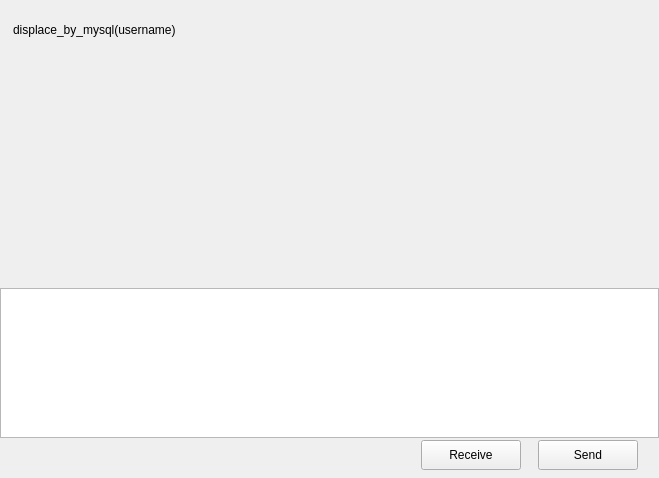
<?xml version="1.0" encoding="UTF-8"?>
<ui version="4.0">
 <class>ChatPage</class>
 <widget class="QWidget" name="ChatPage">
  <property name="geometry">
   <rect>
    <x>0</x>
    <y>0</y>
    <width>659</width>
    <height>478</height>
   </rect>
  </property>
  <property name="windowTitle">
   <string>Form</string>
  </property>
  <layout class="QHBoxLayout" name="horizontalLayout">
   <property name="spacing">
    <number>0</number>
   </property>
   <property name="leftMargin">
    <number>0</number>
   </property>
   <property name="topMargin">
    <number>0</number>
   </property>
   <property name="rightMargin">
    <number>0</number>
   </property>
   <property name="bottomMargin">
    <number>0</number>
   </property>
   <item>
    <widget class="QWidget" name="chat_data_wid" native="true">
     <layout class="QVBoxLayout" name="verticalLayout_4">
      <property name="spacing">
       <number>0</number>
      </property>
      <property name="leftMargin">
       <number>0</number>
      </property>
      <property name="topMargin">
       <number>0</number>
      </property>
      <property name="rightMargin">
       <number>0</number>
      </property>
      <property name="bottomMargin">
       <number>0</number>
      </property>
      <item>
       <widget class="QWidget" name="title_wid" native="true">
        <property name="minimumSize">
         <size>
          <width>0</width>
          <height>60</height>
         </size>
        </property>
        <property name="maximumSize">
         <size>
          <width>16777215</width>
          <height>60</height>
         </size>
        </property>
        <layout class="QVBoxLayout" name="verticalLayout_5">
         <property name="spacing">
          <number>7</number>
         </property>
         <property name="leftMargin">
          <number>11</number>
         </property>
         <property name="topMargin">
          <number>2</number>
         </property>
         <property name="rightMargin">
          <number>2</number>
         </property>
         <property name="bottomMargin">
          <number>2</number>
         </property>
         <item>
          <widget class="QWidget" name="widget_2" native="true">
           <layout class="QHBoxLayout" name="horizontalLayout_3">
            <property name="spacing">
             <number>7</number>
            </property>
            <property name="leftMargin">
             <number>2</number>
            </property>
            <property name="topMargin">
             <number>2</number>
            </property>
            <property name="rightMargin">
             <number>2</number>
            </property>
            <property name="bottomMargin">
             <number>2</number>
            </property>
            <item>
             <widget class="QLabel" name="title_lb">
              <property name="text">
               <string>displace_by_mysql(username)</string>
              </property>
             </widget>
            </item>
           </layout>
          </widget>
         </item>
        </layout>
       </widget>
      </item>
      <item>
       <widget class="ChatView" name="chat_data_list" native="true"/>
      </item>
      <item>
       <widget class="QWidget" name="tool_wid" native="true">
        <property name="minimumSize">
         <size>
          <width>0</width>
          <height>40</height>
         </size>
        </property>
        <property name="maximumSize">
         <size>
          <width>16777215</width>
          <height>40</height>
         </size>
        </property>
        <layout class="QHBoxLayout" name="horizontalLayout_4">
         <property name="spacing">
          <number>7</number>
         </property>
         <property name="leftMargin">
          <number>2</number>
         </property>
         <property name="topMargin">
          <number>2</number>
         </property>
         <property name="rightMargin">
          <number>2</number>
         </property>
         <property name="bottomMargin">
          <number>2</number>
         </property>
         <item>
          <spacer name="horizontalSpacer_2">
           <property name="orientation">
            <enum>Qt::Horizontal</enum>
           </property>
           <property name="sizeType">
            <enum>QSizePolicy::Fixed</enum>
           </property>
           <property name="sizeHint" stdset="0">
            <size>
             <width>5</width>
             <height>20</height>
            </size>
           </property>
          </spacer>
         </item>
         <item>
          <widget class="ClickedLabel" name="emo_lb">
           <property name="minimumSize">
            <size>
             <width>25</width>
             <height>25</height>
            </size>
           </property>
           <property name="maximumSize">
            <size>
             <width>25</width>
             <height>25</height>
            </size>
           </property>
           <property name="text">
            <string/>
           </property>
          </widget>
         </item>
         <item>
          <spacer name="horizontalSpacer_4">
           <property name="orientation">
            <enum>Qt::Horizontal</enum>
           </property>
           <property name="sizeType">
            <enum>QSizePolicy::Fixed</enum>
           </property>
           <property name="sizeHint" stdset="0">
            <size>
             <width>5</width>
             <height>20</height>
            </size>
           </property>
          </spacer>
         </item>
         <item>
          <widget class="ClickedLabel" name="file_lb">
           <property name="minimumSize">
            <size>
             <width>25</width>
             <height>25</height>
            </size>
           </property>
           <property name="maximumSize">
            <size>
             <width>25</width>
             <height>25</height>
            </size>
           </property>
           <property name="text">
            <string/>
           </property>
          </widget>
         </item>
         <item>
          <spacer name="horizontalSpacer_3">
           <property name="orientation">
            <enum>Qt::Horizontal</enum>
           </property>
           <property name="sizeHint" stdset="0">
            <size>
             <width>40</width>
             <height>20</height>
            </size>
           </property>
          </spacer>
         </item>
        </layout>
       </widget>
      </item>
      <item>
       <widget class="MessageTextEdit" name="chatEdit">
        <property name="minimumSize">
         <size>
          <width>0</width>
          <height>150</height>
         </size>
        </property>
        <property name="maximumSize">
         <size>
          <width>16777215</width>
          <height>150</height>
         </size>
        </property>
       </widget>
      </item>
      <item>
       <widget class="QWidget" name="send_wid" native="true">
        <property name="minimumSize">
         <size>
          <width>0</width>
          <height>40</height>
         </size>
        </property>
        <property name="maximumSize">
         <size>
          <width>16777215</width>
          <height>40</height>
         </size>
        </property>
        <layout class="QHBoxLayout" name="horizontalLayout_5">
         <property name="spacing">
          <number>7</number>
         </property>
         <property name="leftMargin">
          <number>11</number>
         </property>
         <property name="topMargin">
          <number>2</number>
         </property>
         <property name="rightMargin">
          <number>11</number>
         </property>
         <property name="bottomMargin">
          <number>10</number>
         </property>
         <item>
          <spacer name="horizontalSpacer_5">
           <property name="orientation">
            <enum>Qt::Horizontal</enum>
           </property>
           <property name="sizeHint" stdset="0">
            <size>
             <width>40</width>
             <height>20</height>
            </size>
           </property>
          </spacer>
         </item>
         <item>
          <widget class="ClickedBtn" name="receive_btn">
           <property name="minimumSize">
            <size>
             <width>100</width>
             <height>30</height>
            </size>
           </property>
           <property name="maximumSize">
            <size>
             <width>100</width>
             <height>30</height>
            </size>
           </property>
           <property name="text">
            <string>Receive</string>
           </property>
          </widget>
         </item>
         <item>
          <spacer name="horizontalSpacer_7">
           <property name="orientation">
            <enum>Qt::Horizontal</enum>
           </property>
           <property name="sizeType">
            <enum>QSizePolicy::Fixed</enum>
           </property>
           <property name="sizeHint" stdset="0">
            <size>
             <width>10</width>
             <height>20</height>
            </size>
           </property>
          </spacer>
         </item>
         <item>
          <widget class="ClickedBtn" name="send_btn">
           <property name="minimumSize">
            <size>
             <width>100</width>
             <height>30</height>
            </size>
           </property>
           <property name="maximumSize">
            <size>
             <width>100</width>
             <height>30</height>
            </size>
           </property>
           <property name="text">
            <string>Send</string>
           </property>
          </widget>
         </item>
         <item>
          <spacer name="horizontalSpacer_6">
           <property name="orientation">
            <enum>Qt::Horizontal</enum>
           </property>
           <property name="sizeType">
            <enum>QSizePolicy::Fixed</enum>
           </property>
           <property name="sizeHint" stdset="0">
            <size>
             <width>10</width>
             <height>20</height>
            </size>
           </property>
          </spacer>
         </item>
        </layout>
       </widget>
      </item>
     </layout>
    </widget>
   </item>
  </layout>
 </widget>
 <customwidgets>
  <customwidget>
   <class>ClickedBtn</class>
   <extends>QPushButton</extends>
   <header location="global">clickedbtn.h</header>
  </customwidget>
  <customwidget>
   <class>ClickedLabel</class>
   <extends>QLabel</extends>
   <header location="global">clickedlabel.h</header>
  </customwidget>
  <customwidget>
   <class>ChatView</class>
   <extends>QWidget</extends>
   <header location="global">chatview.h</header>
   <container>1</container>
  </customwidget>
  <customwidget>
   <class>MessageTextEdit</class>
   <extends>QTextEdit</extends>
   <header location="global">messagetextedit.h</header>
  </customwidget>
 </customwidgets>
 <resources/>
 <connections/>
</ui>
